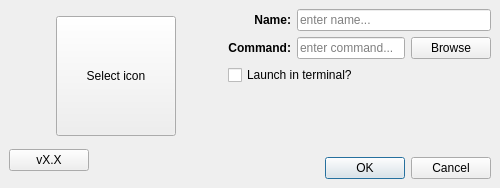
<?xml version="1.0" encoding="UTF-8"?>
<ui version="4.0">
 <class>MainWindow</class>
 <widget class="QMainWindow" name="MainWindow">
  <property name="enabled">
   <bool>true</bool>
  </property>
  <property name="geometry">
   <rect>
    <x>0</x>
    <y>0</y>
    <width>500</width>
    <height>188</height>
   </rect>
  </property>
  <property name="sizePolicy">
   <sizepolicy hsizetype="Fixed" vsizetype="Fixed">
    <horstretch>0</horstretch>
    <verstretch>0</verstretch>
   </sizepolicy>
  </property>
  <property name="minimumSize">
   <size>
    <width>500</width>
    <height>0</height>
   </size>
  </property>
  <property name="maximumSize">
   <size>
    <width>16777215</width>
    <height>2000</height>
   </size>
  </property>
  <property name="windowTitle">
   <string>Launcher Properties</string>
  </property>
  <property name="windowIcon">
   <iconset>
    <normaloff>../../../../Pictures/Icons/shortcut.ico</normaloff>
    <normalon>:/rocket.ico</normalon>../../../../Pictures/Icons/shortcut.ico</iconset>
  </property>
  <widget class="QWidget" name="centralwidget">
   <layout class="QHBoxLayout" name="horizontalLayout_5">
    <item>
     <layout class="QVBoxLayout" name="verticalLayout_4" stretch="1,1">
      <item>
       <layout class="QHBoxLayout" name="horizontalLayout_4">
        <item>
         <spacer name="horizontalSpacer_2">
          <property name="orientation">
           <enum>Qt::Horizontal</enum>
          </property>
          <property name="sizeHint" stdset="0">
           <size>
            <width>40</width>
            <height>20</height>
           </size>
          </property>
         </spacer>
        </item>
        <item>
         <widget class="QPushButton" name="buttonSelectIcon">
          <property name="sizePolicy">
           <sizepolicy hsizetype="Fixed" vsizetype="Fixed">
            <horstretch>0</horstretch>
            <verstretch>0</verstretch>
           </sizepolicy>
          </property>
          <property name="minimumSize">
           <size>
            <width>120</width>
            <height>120</height>
           </size>
          </property>
          <property name="maximumSize">
           <size>
            <width>120</width>
            <height>120</height>
           </size>
          </property>
          <property name="text">
           <string>Select icon</string>
          </property>
          <property name="iconSize">
           <size>
            <width>100</width>
            <height>100</height>
           </size>
          </property>
         </widget>
        </item>
        <item>
         <spacer name="horizontalSpacer_3">
          <property name="orientation">
           <enum>Qt::Horizontal</enum>
          </property>
          <property name="sizeHint" stdset="0">
           <size>
            <width>40</width>
            <height>20</height>
           </size>
          </property>
         </spacer>
        </item>
       </layout>
      </item>
      <item>
       <layout class="QHBoxLayout" name="horizontalLayout_3">
        <item>
         <widget class="QPushButton" name="checkUpdates">
          <property name="text">
           <string>vX.X</string>
          </property>
         </widget>
        </item>
        <item>
         <spacer name="horizontalSpacer">
          <property name="orientation">
           <enum>Qt::Horizontal</enum>
          </property>
          <property name="sizeHint" stdset="0">
           <size>
            <width>40</width>
            <height>20</height>
           </size>
          </property>
         </spacer>
        </item>
       </layout>
      </item>
     </layout>
    </item>
    <item>
     <layout class="QVBoxLayout" name="verticalLayout_3" stretch="1,1,0,1">
      <item>
       <layout class="QHBoxLayout" name="horizontalLayout_2">
        <item>
         <layout class="QVBoxLayout" name="verticalLayout_2">
          <item>
           <widget class="QLabel" name="labelName">
            <property name="font">
             <font>
              <bold>true</bold>
             </font>
            </property>
            <property name="text">
             <string>Name:</string>
            </property>
            <property name="alignment">
             <set>Qt::AlignRight|Qt::AlignTrailing|Qt::AlignVCenter</set>
            </property>
           </widget>
          </item>
          <item>
           <widget class="QLabel" name="labelCommand">
            <property name="font">
             <font>
              <bold>true</bold>
             </font>
            </property>
            <property name="text">
             <string>Command:</string>
            </property>
            <property name="alignment">
             <set>Qt::AlignRight|Qt::AlignTrailing|Qt::AlignVCenter</set>
            </property>
           </widget>
          </item>
         </layout>
        </item>
        <item>
         <layout class="QVBoxLayout" name="verticalLayout">
          <item>
           <widget class="QLineEdit" name="textLauncherName">
            <property name="placeholderText">
             <string>enter name...</string>
            </property>
            <property name="clearButtonEnabled">
             <bool>true</bool>
            </property>
           </widget>
          </item>
          <item>
           <layout class="QHBoxLayout" name="horizontalLayout">
            <item>
             <widget class="QLineEdit" name="textCommand">
              <property name="placeholderText">
               <string>enter command...</string>
              </property>
              <property name="clearButtonEnabled">
               <bool>true</bool>
              </property>
             </widget>
            </item>
            <item>
             <widget class="QPushButton" name="buttonBrowse">
              <property name="text">
               <string>Browse</string>
              </property>
             </widget>
            </item>
           </layout>
          </item>
         </layout>
        </item>
       </layout>
      </item>
      <item>
       <widget class="QCheckBox" name="checkTerminal">
        <property name="text">
         <string>Launch in terminal?</string>
        </property>
       </widget>
      </item>
      <item>
       <spacer name="verticalSpacer">
        <property name="orientation">
         <enum>Qt::Vertical</enum>
        </property>
        <property name="sizeHint" stdset="0">
         <size>
          <width>20</width>
          <height>40</height>
         </size>
        </property>
       </spacer>
      </item>
      <item>
       <widget class="QDialogButtonBox" name="buttonBox">
        <property name="standardButtons">
         <set>QDialogButtonBox::Cancel|QDialogButtonBox::Ok</set>
        </property>
       </widget>
      </item>
     </layout>
    </item>
   </layout>
  </widget>
 </widget>
 <resources/>
 <connections/>
</ui>
